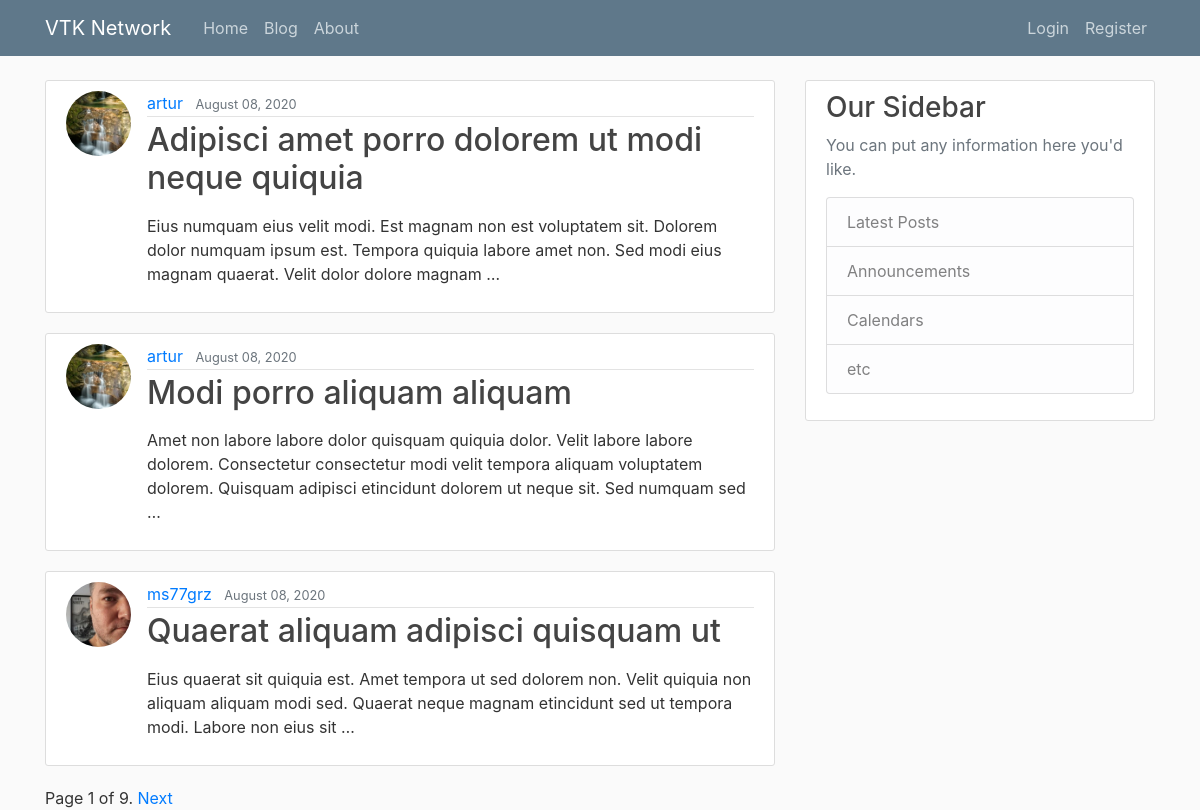
Before: /blog/ with the older database file.
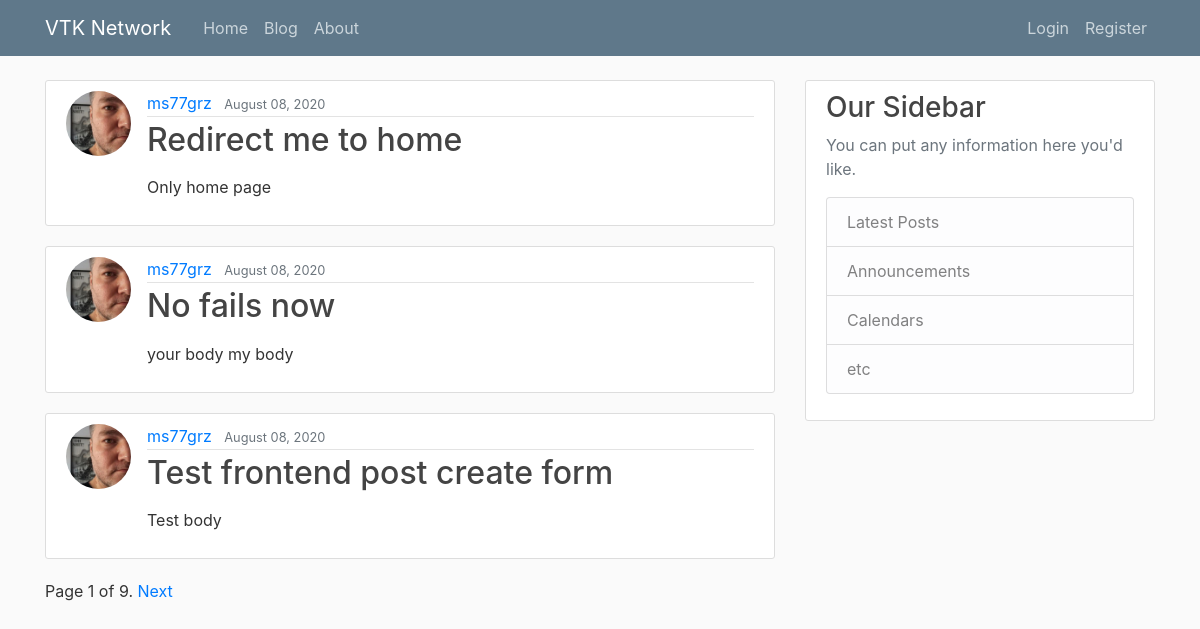
After: the same page with the newer database file.
### blog/models.py (models this page shows, shortened)
class Post(models.Model):
    STATUS_CHOICES = (
        ('draft', 'Draft'),
        ('published', 'Published'),
    )
    title = models.CharField(max_length=250)
    slug = models.SlugField(max_length=250, unique_for_date='publish')
    author = models.ForeignKey(User, on_delete=models.CASCADE, related_name='blog_posts')
    body = models.TextField()
    publish = models.DateTimeField(default=timezone.now)
    created = models.DateTimeField(auto_now_add=True)
    updated = models.DateTimeField(auto_now=True)
    status = models.CharField(max_length=10, choices=STATUS_CHOICES, default='published')
    objects = models.Manager() # The default manager.
    published = PublishedManager() # Our custom manager.
    class Meta:
        ordering = ('-publish',)
    def get_absolute_url(self):
        return reverse('blog:post_detail', kwargs={'pk': self.pk})

### users/models.py (models this page shows, shortened)
class Profile(models.Model):
    user = models.OneToOneField(User, on_delete=models.CASCADE)
    image = models.ImageField(default='default.jpg', upload_to='profile_pics')

### blog/views.py (the view)
# urls.py: path('', PostListView.as_view(), name='post_list'),
class PostListView(ListView):
    queryset = Post.published.all()
    context_object_name = 'posts'
    paginate_by = 3

### blog/templates/blog/post_list.html
{% extends "equipment_accounting/base.html" %}
{% block content %}
{% for post in posts %}
<article class="media content-section">
    <img src="{{ post.author.profile.image.url }}" class="rounded-circle article-img">
    <div class="media-body">
        <div class="article-metadata">
            <a class="mr-2" href="{% url 'blog:user_posts' post.author.username %}">{{ post.author }}</a>
            <small class="text-muted">{{ post.publish|date:"F d, Y" }}</small>
        </div>
        <h2><a class="article-title" href="{{ post.get_absolute_url }}">{{ post.title }}</a></h2>
        <p class="article-content">{{ post.body|truncatewords:30|linebreaks }}</p>
    </div>
</article>
{% endfor %}
{% include "pagination.html" with page=page_obj %}
{% endblock %}

### equipment_accounting/templates/equipment_accounting/base.html (shortened to what this page needs)
{% load static %}
<!DOCTYPE html>
<html lang="en">
<head>
    <link rel="stylesheet" href="https://stackpath.bootstrapcdn.com/bootstrap/4.3.1/css/bootstrap.min.css"
>
    <link rel="stylesheet" href="{% static 'equipment_accounting/main.css' %}">
</head>
<body>
    <header class="site-header">
        <nav class="navbar navbar-expand-md navbar-dark bg-steel fixed-top">
            <div class="container">
                <a class="navbar-brand mr-4" href="{% url 'equipment_accounting_home' %}">VTK Network</a>
                <div class="collapse navbar-collapse" id="navbarToggle">
                    <div class="navbar-nav mr-auto">
                        <a class="nav-item nav-link" href="{% url 'equipment_accounting_home' %}">Home</a>
                        <a class="nav-item nav-link" href="{% url 'blog:post_list' %}">Blog</a>
                        <a class="nav-item nav-link" href="{% url 'equipment_accounting_about' %}">About</a>
                    </div>
                    <div class="navbar-nav">
                        {% if user.is_superuser %}
                        <a class="nav-item nav-link" href="{% url 'admin:index' %}">Admin</a>
                        <a class="nav-item nav-link" href="{% url 'blog:post_create' %}">Create Post</a>
                        <a class="nav-item nav-link" href="{% url 'profile' %}">Profile</a>
                        <a class="nav-item nav-link" href="{% url 'logout' %}">Logout</a>
                        {% elif user.is_authenticated %}
                        <a class="nav-item nav-link" href="{% url 'blog:post_create' %}">Create Post</a>
                        <a class="nav-item nav-link" href="{% url 'profile' %}">Profile</a>
                        <a class="nav-item nav-link" href="{% url 'logout' %}">Logout</a>
                        {% else %}
                        <a class="nav-item nav-link" href="{% url 'login' %}">Login</a>
                        <a class="nav-item nav-link" href="{% url 'register' %}">Register</a>
                        {% endif %}
                    </div>
                </div>
            </div>
        </nav>
    </header>
    <main role="main" class="container">
        <div class="row">
            <div class="col-md-8">
                {% block content %}{% endblock %}
            </div>
            <div class="col-md-4">
                <div class="content-section">
                    <h3>Our Sidebar</h3>
                    <p class='text-muted'>You can put any information here you'd like.
                    <ul class="list-group">
                        <li class="list-group-item list-group-item-light">Latest Posts</li>
                        <li class="list-group-item list-group-item-light">Announcements</li>
                        <li class="list-group-item list-group-item-light">Calendars</li>
                        <li class="list-group-item list-group-item-light">etc</li>
                    </ul>
                    </p>
                </div>
            </div>
        </div>
    </main>
</body>
</html>

### blog/templates/pagination.html (shortened to what this page needs)
<div class="pagination">
    <span class="step-links">
        <span class="current">
            Page {{ page.number }} of {{ page.paginator.num_pages }}.
        </span>
        {% if page.has_next %}
        <a href="?page={{ page.next_page_number }}">Next</a>
        {% endif %}
    </span>
</div>

### equipment_accounting/static/equipment_accounting/main.css (style rules this page uses)
body { background: #fafafa; color: #333333; margin-top: 5rem; }
h1,h2,h3,h4,h5,h6 { color: #444444; }
ul { margin: 0; }
.bg-steel { background-color: #5f788a; }
.site-header .navbar-nav .nav-link { color: #cbd5db; }
.content-section { background: #ffffff; padding: 10px 20px; border: 1px solid #dddddd; border-radius: 3px; margin-bottom: 20px; }
.article-title { color: #444444; }
.article-content { white-space: pre-line; }
.article-img { height: 65px; width: 65px; margin-right: 16px; }
.article-metadata { padding-bottom: 1px; margin-bottom: 4px; border-bottom: 1px solid #e3e3e3 }

Changed rows visible on the page:
removed Post: author.profile.image (placeholder picture), author "artur", publish "August 08, 2020", title "Adipisci amet porro dolorem ut modi neque quiquia", body "Eius numquam eius velit modi. Est magnam non est voluptatem sit. Dolorem dolor numquam ipsum est. Tempora quiquia labore amet non. Sed modi eius magnam quaerat. Velit dolor dolore magnam …"
removed Post: author.profile.image (placeholder picture), author "artur", publish "August 08, 2020", title "Modi porro aliquam aliquam", body "Amet non labore labore dolor quisquam quiquia dolor. Velit labore labore dolorem. Consectetur consectetur modi velit tempora aliquam voluptatem dolorem. Quisquam adipisci etincidunt dolorem ut neque sit. Sed numquam sed …"
no longer on this page (row unchanged): Post: author.profile.image (picture), author "ms77grz", publish "August 08, 2020", title "Quaerat aliquam adipisci quisquam ut", body "Eius quaerat sit quiquia est. Amet tempora ut sed dolorem non. Velit quiquia non aliquam aliquam modi sed. Quaerat neque magnam etincidunt sed ut tempora modi. Labore non eius sit …"
added Post: author.profile.image (picture), author "ms77grz", publish "August 08, 2020", title "Redirect me to home", body "Only home page"
added Post: author.profile.image (picture), author "ms77grz", publish "August 08, 2020", title "No fails now", body "your body my body"
added Post: author.profile.image (picture), author "ms77grz", publish "August 08, 2020", title "Test frontend post create form", body "Test body"
